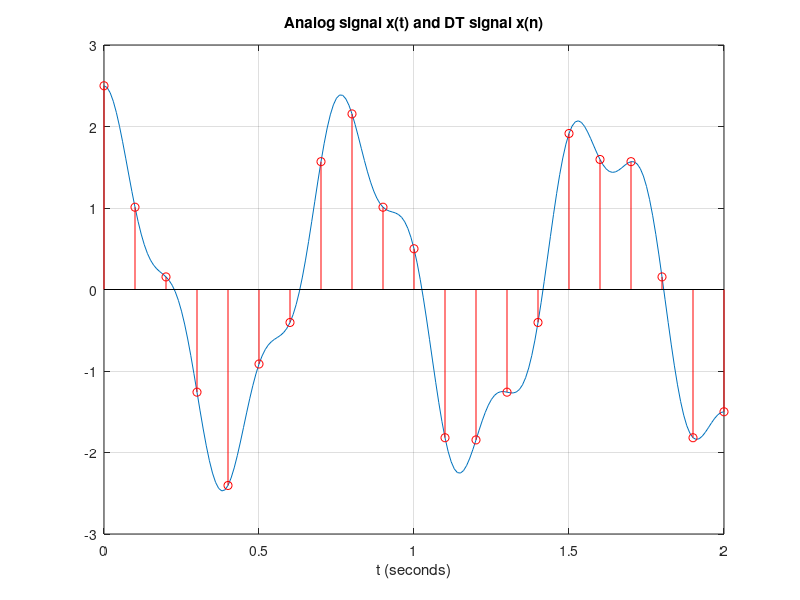
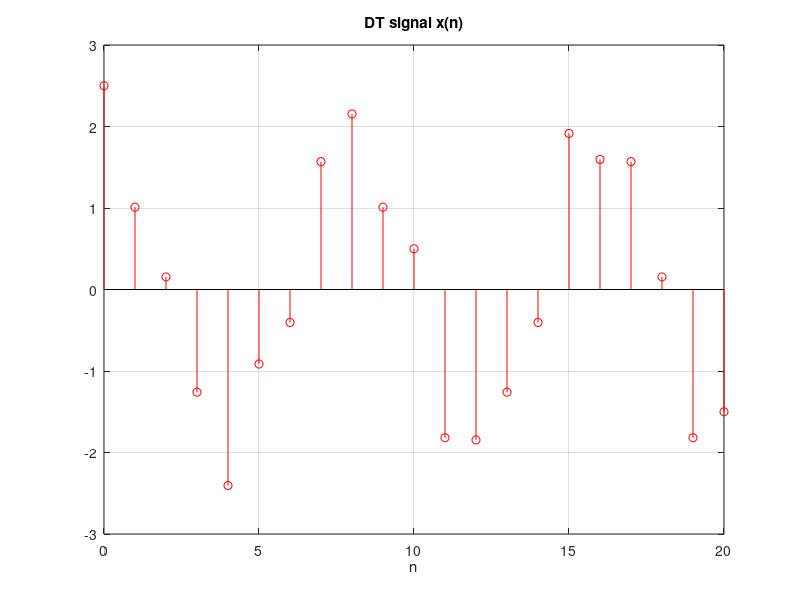
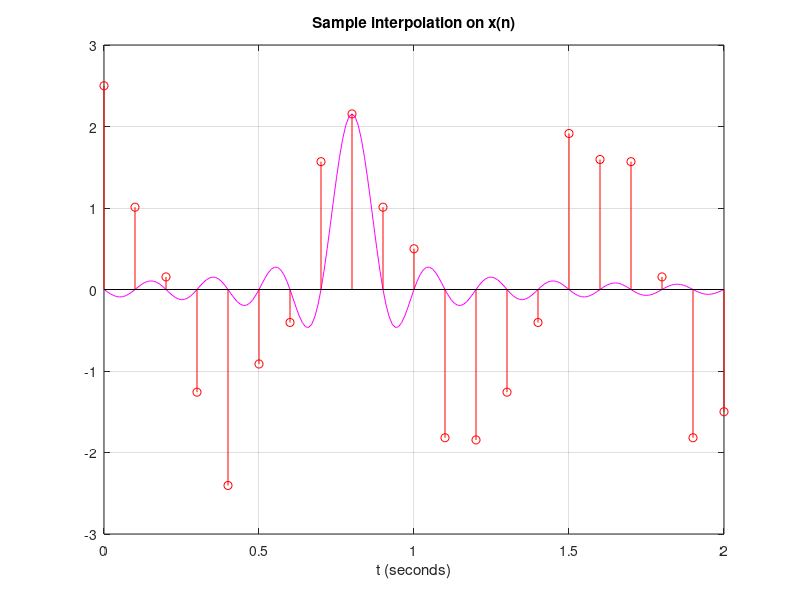
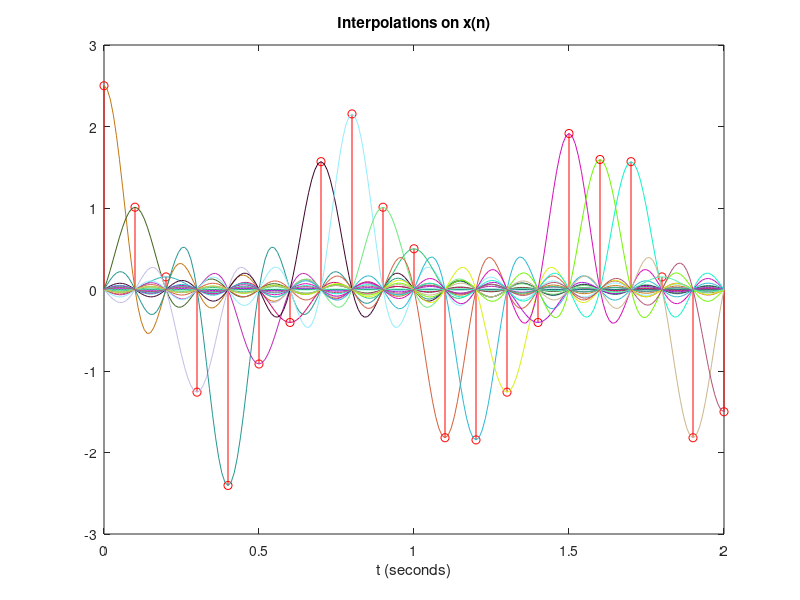

The MATLAB script that drew these images, in order:
%% DSP Major Project 
% This project illustrates the concept of signal sampling and
% reconstruction using digital signal processing. It shows a CT signal with
% multiple frequency components as an example, which is sampled with a
% sampling rate factor and reconstructed afterwards. The project further
% demonstrates the concept of Nyquist theorem and sampling theorem.
%
% Mark Anthony Cabilo, 

%% Continuous-Time Signal
% This section creates a signal with two components of different
% frequencies. The signal is then plotted. To represent a CT signal, we use
% a small step size (1/100 or 0.001). By CT properties, any distinct value
% of F is periodic. So the two components are periodic by themselves. When
% the two components are added together, the resulting signal is still
% periodic (LCM of the two frequencies).
t = [0:1/100:2]'; %increment by 0.001 for continuous-time signal
F1 = 5/4;         % frequency of component 1 of x(t)
F2 = 4;           % frequency of component 2 of x(t)
xt = 2*cos(2*pi*F1*t) + 0.5*cos(2*pi*F2*t); % CT signal function
figure, plot(t,xt), grid % plot of the CT function
xlabel('t (seconds)'), title('Analog signal x(t)')

%% Signal sampling
% To convert the signal into a discrete-time signal, we sample. We use a 10
% Hz sampling rate. This value follows the Nyquist condition; that is, the 
% sampling frequency must be at least twice the maximum frequency of the
% signal. This means we can resconstruct the original CT signal after 
% sampling it to a DT signal. We superimpose the resulting sampled signal 
% on the original analog signal.
Fs = 10; % sampling rate, Hertz
T = 1/Fs; % sampling interval, seconds
nT = t(1:10:end); % time when sampling occurs
xn = xt(1:10:end); % sequence of sampled values; DT signal x(n)
hold on, stem(nT,xn,'r'); % stem plot of samples
title('Analog signal x(t) and DT signal x(n)');

%% 
% We create a plot of the DT signal or the sequence x(n). 
n = [0:length(nT)-1]'; % this is the sequence's indices
figure, stem(n,xn,'r'), grid % stem plot of sequence
% note the values on the x-axis (they are now discrete numbers or integers) 
xlabel ('n'), title('DT signal x(n)')

%% Sample sinc function
% As an illustration, we select n = 9 and apply the sinc function as the
% basis for our CT signal reconstruction. The sinc function is a
% interpolation function. Interpolation means to add values in between
% known values. This is helpful to recreate a CT signal from a DT signal.
tt = Fs*(t-0.8); % sinc function in Matlab is defined as sin(pi*x)/pi*x
y = xn(9)*sinc(tt); % sampling theorem (weighted sinc function)
figure, plot(t,y,'m'), grid, hold on % plot sinc function
stem(nT,xn,'r') % stem plot of DT signal
xlabel('t (seconds)'), title('Sample interpolation on x(n)');
%%
% It is important to observe that this single interpolation intersects with
% other samples only in the x-axis. This means that a single sample's
% interpolation is not weighted by the other samples but only the current
% sample alone. This is important as the sampling theorem would require the
% summation of each sample's interpolation.
% It can be further observed that the interpolation 'dies' out as further
% it gets from the center (location of current sample). It can be likened
% to the concept of 'influence'. The discrete sample has a greater
% 'influence' to its neighboring time compared to the time closer to other
% samples. The gaps between samples are filled and interpolated due to
% these 'influences', the value of which are based from the sinc function
% itself. It has something to do with the concept or principle behind using
% the sinc function as an interpolation function.
% If we look into the derivation of the sinc function, we will find that
% the function is the continuous inverse Fourier transform of a rectangular
% pulse of width 2pi and of height 1. "The SPACE OF FUNCTIONS bandlimited
% in the range of frequencies (-pi to pi) is SPANNED by an INFINITE YET
% COUNTABLE set of sinc functions shifted by integers".
% This spanning effect creates the 'influences' being discussed here. A set
% of integer-spaced samples can then be reconstructed into a CT signal by
% adding the sinc functions of each sample.
 

%% Interpolation per sample
% The next step in reconstructing the analog signal, we get the weighted
% sinc function for all the samples. We can at the same time sum them all
% up in preparation to the complete reconstruction in the next section.
sum = zeros(201,1); % this variable is used for the next section
figure, stem(nT,xn,'r'), hold on % stem plot of DT signal
for nn = 1:length(nT) % for every sample, we interpolate:
    %the addition of 0.1 is to compensate the shift in indexing
    tt = Fs*(t-nn*T+0.1); % compute for the sample-shifted sinc func input
    y = xn(nn)*sinc(tt); % weighted sinc function
    % plot each sample's sinc function
    plot(t,y, 'color',[rand() rand() rand()]), hold on 
    sum = sum+y; % sum up each weighted sinc function
end
xlabel('t (seconds)'), title('Interpolations on x(n)');

%% Analog signal reconstruction
% To complete the reconstruction, we sum up all the weighted interpolation
% functions (which is according to the sampling theorem). The sum has
% already been computed in the previous section and is simple plotted here.
% The original analog signal is superimposed to compare with the
% reconstructed CT signal.
figure, stem(nT,xn,'r'), hold on % stem plot of the DT signal
plot(t,sum,'r','LineWidth',2), grid, hold on % plot of reconstructed signal
plot(t,xt, '--b', 'LineWidth', 2); % plot of original signal
xlabel('t (seconds)'), title('Reconstruction of x(t)');
legend('DT signal', 'Reconstructed', 'Original CT signal');

%%
% It can be observed that the reconstructed signal is not exactly the same
% as the original signal. However, the sampling theorem says that a CT
% signal can be exactly recontructed for as long as the frequency
% requirements are satisfied. The possible reason for this is that the
% chosen sampling frequency (10Hz) is not an integer multiple of Fmax(4Hz).
% Although Fs > 2Fmax which means no aliasing will happen, the samples will
% not get equal number of points per cycle of the original signal. This
% will later lead to inconsistent number of points to interpolate per
% cycle.